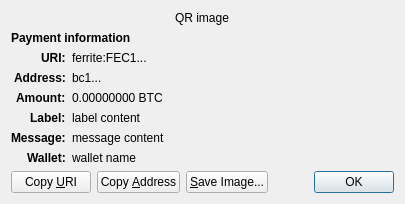
<?xml version="1.0" encoding="UTF-8"?>
<ui version="4.0">
 <class>ReceiveRequestDialog</class>
 <widget class="QDialog" name="ReceiveRequestDialog">
  <property name="geometry">
   <rect>
    <x>0</x>
    <y>0</y>
    <width>413</width>
    <height>229</height>
   </rect>
  </property>
  <property name="windowTitle">
   <string>Request payment to ...</string>
  </property>
  <layout class="QGridLayout" name="gridLayout" columnstretch="0,1">
   <property name="sizeConstraint">
    <enum>QLayout::SetFixedSize</enum>
   </property>
   <item row="0" column="0" colspan="2" alignment="Qt::AlignHCenter">
    <widget class="QRImageWidget" name="qr_code">
     <property name="text">
      <string notr="true">QR image</string>
     </property>
     <property name="textInteractionFlags">
      <set>Qt::NoTextInteraction</set>
     </property>
    </widget>
   </item>
   <item row="1" column="0" colspan="2">
    <widget class="QLabel" name="payment_header">
     <property name="font">
      <font>
       <weight>75</weight>
       <bold>true</bold>
      </font>
     </property>
     <property name="text">
      <string>Payment information</string>
     </property>
     <property name="textInteractionFlags">
      <set>Qt::NoTextInteraction</set>
     </property>
    </widget>
   </item>
   <item row="2" column="0" alignment="Qt::AlignRight|Qt::AlignTop">
    <widget class="QLabel" name="uri_tag">
     <property name="font">
      <font>
       <weight>75</weight>
       <bold>true</bold>
      </font>
     </property>
     <property name="text">
      <string notr="true">URI:</string>
     </property>
     <property name="textFormat">
      <enum>Qt::PlainText</enum>
     </property>
     <property name="textInteractionFlags">
      <set>Qt::NoTextInteraction</set>
     </property>
    </widget>
   </item>
   <item row="2" column="1" alignment="Qt::AlignTop">
    <widget class="QLabel" name="uri_content">
     <property name="text">
      <string notr="true">ferrite:FEC1...</string>
     </property>
     <property name="textFormat">
      <enum>Qt::RichText</enum>
     </property>
     <property name="wordWrap">
      <bool>true</bool>
     </property>
     <property name="textInteractionFlags">
      <set>Qt::TextSelectableByMouse</set>
     </property>
    </widget>
   </item>
   <item row="3" column="0" alignment="Qt::AlignRight|Qt::AlignTop">
    <widget class="QLabel" name="address_tag">
     <property name="font">
      <font>
       <weight>75</weight>
       <bold>true</bold>
      </font>
     </property>
     <property name="text">
      <string>Address:</string>
     </property>
     <property name="textInteractionFlags">
      <set>Qt::NoTextInteraction</set>
     </property>
    </widget>
   </item>
   <item row="3" column="1" alignment="Qt::AlignTop">
    <widget class="QLabel" name="address_content">
     <property name="text">
      <string notr="true">bc1...</string>
     </property>
     <property name="textFormat">
      <enum>Qt::PlainText</enum>
     </property>
     <property name="textInteractionFlags">
      <set>Qt::TextSelectableByMouse</set>
     </property>
    </widget>
   </item>
   <item row="4" column="0" alignment="Qt::AlignRight|Qt::AlignTop">
    <widget class="QLabel" name="amount_tag">
     <property name="font">
      <font>
       <weight>75</weight>
       <bold>true</bold>
      </font>
     </property>
     <property name="text">
      <string>Amount:</string>
     </property>
     <property name="textInteractionFlags">
      <set>Qt::NoTextInteraction</set>
     </property>
    </widget>
   </item>
   <item row="4" column="1" alignment="Qt::AlignTop">
    <widget class="QLabel" name="amount_content">
     <property name="text">
      <string notr="true">0.00000000 BTC</string>
     </property>
     <property name="textFormat">
      <enum>Qt::PlainText</enum>
     </property>
     <property name="textInteractionFlags">
      <set>Qt::TextSelectableByMouse</set>
     </property>
    </widget>
   </item>
   <item row="5" column="0" alignment="Qt::AlignRight|Qt::AlignTop">
    <widget class="QLabel" name="label_tag">
     <property name="font">
      <font>
       <weight>75</weight>
       <bold>true</bold>
      </font>
     </property>
     <property name="text">
      <string>Label:</string>
     </property>
     <property name="textInteractionFlags">
      <set>Qt::NoTextInteraction</set>
     </property>
    </widget>
   </item>
   <item row="5" column="1" alignment="Qt::AlignTop">
    <widget class="QLabel" name="label_content">
     <property name="text">
      <string notr="true">label content</string>
     </property>
     <property name="textFormat">
      <enum>Qt::PlainText</enum>
     </property>
     <property name="wordWrap">
      <bool>true</bool>
     </property>
     <property name="textInteractionFlags">
      <set>Qt::TextSelectableByMouse</set>
     </property>
    </widget>
   </item>
   <item row="6" column="0" alignment="Qt::AlignRight|Qt::AlignTop">
    <widget class="QLabel" name="message_tag">
     <property name="font">
      <font>
       <weight>75</weight>
       <bold>true</bold>
      </font>
     </property>
     <property name="text">
      <string>Message:</string>
     </property>
     <property name="textInteractionFlags">
      <set>Qt::NoTextInteraction</set>
     </property>
    </widget>
   </item>
   <item row="6" column="1" alignment="Qt::AlignTop">
    <widget class="QLabel" name="message_content">
     <property name="text">
      <string notr="true">message content</string>
     </property>
     <property name="textFormat">
      <enum>Qt::PlainText</enum>
     </property>
     <property name="wordWrap">
      <bool>true</bool>
     </property>
     <property name="textInteractionFlags">
      <set>Qt::TextSelectableByMouse</set>
     </property>
    </widget>
   </item>
   <item row="7" column="0" alignment="Qt::AlignRight|Qt::AlignTop">
    <widget class="QLabel" name="wallet_tag">
     <property name="font">
      <font>
       <weight>75</weight>
       <bold>true</bold>
      </font>
     </property>
     <property name="text">
      <string>Wallet:</string>
     </property>
     <property name="textInteractionFlags">
      <set>Qt::NoTextInteraction</set>
     </property>
    </widget>
   </item>
   <item row="7" column="1" alignment="Qt::AlignTop">
    <widget class="QLabel" name="wallet_content">
     <property name="text">
      <string notr="true">wallet name</string>
     </property>
     <property name="textFormat">
      <enum>Qt::PlainText</enum>
     </property>
     <property name="wordWrap">
      <bool>true</bool>
     </property>
     <property name="textInteractionFlags">
      <set>Qt::TextSelectableByMouse</set>
     </property>
    </widget>
   </item>
   <item row="8" column="0" colspan="2">
    <layout class="QHBoxLayout" name="horizontalLayout">
     <item>
      <widget class="QPushButton" name="btnCopyURI">
       <property name="text">
        <string>Copy &amp;URI</string>
       </property>
       <property name="autoDefault">
        <bool>false</bool>
       </property>
      </widget>
     </item>
     <item>
      <widget class="QPushButton" name="btnCopyAddress">
       <property name="text">
        <string>Copy &amp;Address</string>
       </property>
       <property name="autoDefault">
        <bool>false</bool>
       </property>
      </widget>
     </item>
     <item>
      <widget class="QPushButton" name="btnSaveAs">
       <property name="text">
        <string>&amp;Save Image...</string>
       </property>
       <property name="autoDefault">
        <bool>false</bool>
       </property>
      </widget>
     </item>
     <item>
      <spacer name="horizontalSpacer_2">
       <property name="orientation">
        <enum>Qt::Horizontal</enum>
       </property>
       <property name="sizeHint" stdset="0">
        <size>
         <width>40</width>
         <height>20</height>
        </size>
       </property>
      </spacer>
     </item>
     <item>
      <widget class="QDialogButtonBox" name="buttonBox">
       <property name="focusPolicy">
        <enum>Qt::StrongFocus</enum>
       </property>
       <property name="standardButtons">
        <set>QDialogButtonBox::Ok</set>
       </property>
      </widget>
     </item>
    </layout>
   </item>
  </layout>
 </widget>
 <customwidgets>
  <customwidget>
   <class>QRImageWidget</class>
   <extends>QLabel</extends>
   <header>qt/qrimagewidget.h</header>
  </customwidget>
 </customwidgets>
 <tabstops>
  <tabstop>buttonBox</tabstop>
  <tabstop>btnCopyURI</tabstop>
  <tabstop>btnCopyAddress</tabstop>
  <tabstop>btnSaveAs</tabstop>
 </tabstops>
 <resources/>
 <connections>
  <connection>
   <sender>buttonBox</sender>
   <signal>accepted()</signal>
   <receiver>ReceiveRequestDialog</receiver>
   <slot>accept()</slot>
   <hints>
    <hint type="sourcelabel">
     <x>135</x>
     <y>230</y>
    </hint>
    <hint type="destinationlabel">
     <x>135</x>
     <y>126</y>
    </hint>
   </hints>
  </connection>
 </connections>
</ui>
